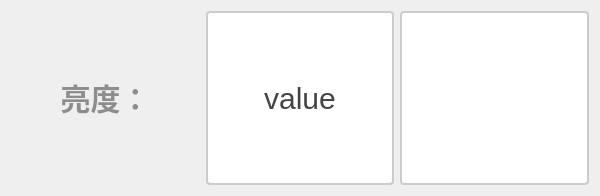
<?xml version="1.0" encoding="UTF-8"?>
<ui version="4.0">
 <class>DlgExposureTimeSetClass</class>
 <widget class="QDialog" name="DlgExposureTimeSetClass">
  <property name="geometry">
   <rect>
    <x>0</x>
    <y>0</y>
    <width>600</width>
    <height>196</height>
   </rect>
  </property>
  <property name="windowTitle">
   <string>DlgExposureTimeSet</string>
  </property>
  <layout class="QHBoxLayout" name="horizontalLayout">
   <item>
    <widget class="QLabel" name="label_exposureTime">
     <property name="styleSheet">
      <string notr="true">QLabel {
       font-size: 30px;        
       font-weight: bold;        
       color:  rgb(141, 141, 141);       
       padding: 5px 5px;     
       border-bottom: 2px solid #cccccc; 
    }</string>
     </property>
     <property name="text">
      <string>亮度：</string>
     </property>
     <property name="alignment">
      <set>Qt::AlignmentFlag::AlignCenter</set>
     </property>
    </widget>
   </item>
   <item>
    <widget class="QPushButton" name="pbtn_exposureTimeValue">
     <property name="sizePolicy">
      <sizepolicy hsizetype="Minimum" vsizetype="Minimum">
       <horstretch>0</horstretch>
       <verstretch>0</verstretch>
      </sizepolicy>
     </property>
     <property name="styleSheet">
      <string notr="true">QPushButton {
    padding: 6px 14px;
    border: 2px solid #CCC;
    border-radius: 4px;
    background-color: white;
    color: #444;
    font-size: 30px; 
}

QPushButton:hover {
    border-color: #999;
    background-color: #F5F5F5;
}

QPushButton:pressed {
    border-color: #777;
    background-color: #EEE;
}</string>
     </property>
     <property name="text">
      <string>value</string>
     </property>
    </widget>
   </item>
   <item>
    <widget class="QPushButton" name="pbtn_close">
     <property name="sizePolicy">
      <sizepolicy hsizetype="Minimum" vsizetype="Minimum">
       <horstretch>0</horstretch>
       <verstretch>0</verstretch>
      </sizepolicy>
     </property>
     <property name="styleSheet">
      <string notr="true">QPushButton {
    padding: 6px 14px;
    border: 2px solid #CCC;
    border-radius: 4px;
    background-color: white;
    color: #444;
	qproperty-icon: url(:/ZipperScanner/icons/closeBlack.png);  
    qproperty-iconSize: 30px 30px;
    font-size: 30px; 
}

QPushButton:hover {
    border-color: #999;
    background-color: #F5F5F5;
}

QPushButton:pressed {
    border-color: #777;
    background-color: #EEE;
}</string>
     </property>
     <property name="text">
      <string/>
     </property>
    </widget>
   </item>
  </layout>
 </widget>
 <layoutdefault spacing="6" margin="11"/>
 <resources/>
 <connections/>
</ui>
